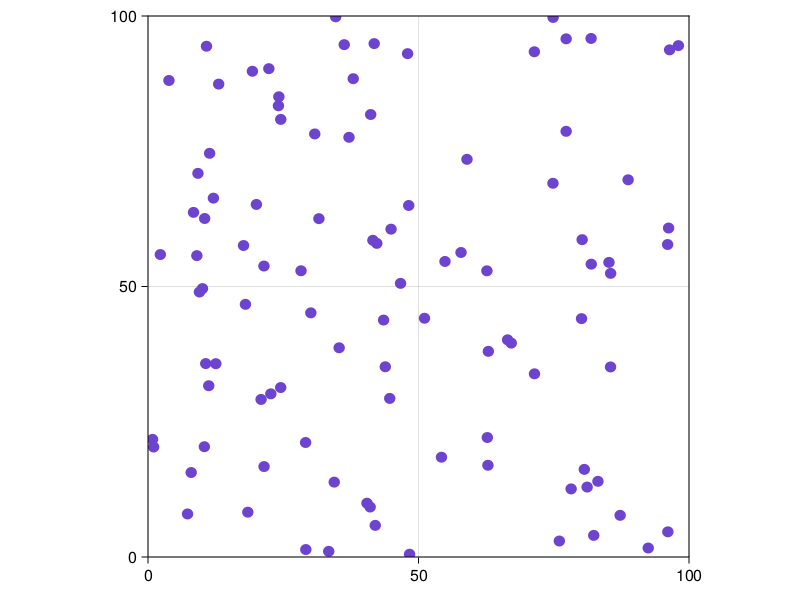

Write the Julia code that produced this figure.
###Introduction
#In this template, we generate an agent, but now it moves with some velocity and acceleration. However, the acceleration will be randomised at each time step and the velocity updated accordingly
#One thing that we're looking out for in particular is if we can update position, velocity and acceleration, which will be N tuples, with vectors generated from our ODE or movement gradient function. Actually no, in accordance with RK4, or even Euler integration, acceleration isn't an quantity we need to keep track of.

###Preliminaries
using Agents
using Random
using VoronoiCells
using GeometryBasics
using Plots

print("Packages loaded\n")

include("half_plane_alt.jl")
include("convex_hull.jl")

print("Both homemade files included\n")

rho = 100.0
initialised = 0
area_zero = zeros(Int64, 100)
rect = Rectangle(Point2(0,0), Point2(200, 200))
rect_bound = 200.0
moves_areas = [] #This is an array which will allow us to record all the areas and directions considered for each step, for each agent
no_move = ones(Int64, 100) #An array which will allow us to keep track of which agents never move
new_pos = [] #An array that will store the new positions of the agents for movement when we go to the model step
convex_hull_point = zeros(Int64, 100)
D = 9
sigma = 0.0

###Function that takes a vector and calculates the mean of the elements in the vector
function mean(v)
	total = 0.0
	for i in 1:length(v)
		total += v[i]
	end
	
	return total/length(v)
end


###Function that calculates the area of a voronoi cell given the vertices that
#comprise the cell.
function voronoi_area(ri, cell, rho)
       	Area = 0.0
	circle_area = 0.0
	circle_detected = 0
	segment_detected = 0
	balloon_detected = 0
	num_points = length(cell)
	if(num_points == 0)
		Area = pi*rho^2
		return Area
	end
	
	#=
	print(" The vertices for the cell are ")
	for i in 1:num_points
                                    vector_to_vertex = cell[i][1] .- ri
                                        angle_to_vertex = atan(vector_to_vertex[2], vector_to_vertex[1])
                                        print("$angle_to_vertex ")
                                        #print("$(atan(cell[i][1][2], cell[i][1][1])) ")
                                end
                                print("\n")
	=#

	#Iterate through successive pairs of vertices in the cell
	for i in 1:length(cell)
		#Use the shoestring formula to calcualte the area
		j = (i)%num_points+1
		xi = cell[i][1][1]
		yi = cell[i][1][2]
		xj = cell[j][1][1]
		yj = cell[j][1][2]
                Area += 0.5 * (yi + yj)* (xi - xj)
		#If the two vertices are actually intersects with the circle, then in addition to the area calculated from the shoestring formula, you should also add the area of the circle segment 
		if(cell[i][3] == 0 && cell[j][2] == 0) #If the forward line segment for intersect i aand the backward lines segment for intersect j is a circle, then we have a chord
			#print("Circle segments detected\n")
			circle_detected = 1
			chord_length = norm(cell[j][1] .- cell[i][1]) #Calculates the length of the chord between the two vertices lying on the bounding circle
			r = sqrt(rho^2 - (0.5 * chord_length)^2)
			h = rho - r
			circle_segment_area = rho^2*acos((rho-h)/rho) - (rho-h)*sqrt(2*rho*h-h^2) #Calculated according to Wolfram formula 
			
			vec_to_i = cell[i][1] .- ri
			vec_to_ip1 = cell[j][1] .- ri
			angle_to_i = atan(vec_to_i[2], vec_to_i[1])
			angle_to_ip1 = atan(vec_to_ip1[2], vec_to_ip1[1])
			theta = min((angle_to_ip1 - angle_to_i + 2*pi)%(2*pi), (angle_to_i - angle_to_ip1 + 2*pi)%(2*pi))
			alt_circle_segment_area = 0.5* rho^2 * (theta - sin(theta))
			if(abs(alt_circle_segment_area - circle_segment_area)/circle_segment_area > 0.01)
				print("Divergence in area calculated, the angle formula calculated $alt_circle_segment_area, the other $circle_segment_area")
				#exit()
			end

			#Check, if the agent position is inside the chord half plane. 
			chord_vector = cell[j][1] .- cell[i][1]
			chord_point = 0.5 .* chord_vector .+ cell[i][1]
			chord_half_plane = [atan(chord_vector[2], chord_vector[1]), chord_vector, chord_point, 0]
			if(num_points == 2)
                        	return pi*rho^2 - circle_segment_area
                        end
			if(outside(chord_half_plane, ri))
				balloon = pi*rho^2 - circle_segment_area
				balloon_detected = 1
				#=
				print("Ballon segment detected, balloon area was $balloon.\n")
				for i in 1:num_points
					vector_to_vertex = cell[i][1] .- ri
					angle_to_vertex = atan(vector_to_vertex[2], vector_to_vertex[1])
					print("$angle_to_vertex ")
				end
				
				print("\n")
				circle_area += balloon
				=#
			else 
				segment_detected = 1
				circle_area += circle_segment_area
			end
		end
	end
		#=	
		if(abs(Area)+circle_area > pi*rho^2 && initialised == 0)
			print("Conventional area exceeded for agent, circle detected? $circle_detected. Balloon detected? $balloon_detected. Segment detected? $segment_detected. The circle area was $circle_area and the normal area was $(abs(Area)).\n")
			exit()
		end
		=#
		return  abs(Area)+circle_area
end



###Function that determines the gradient of movement
function move_gradient(agent, model,  kn, q, m, rho)
	#Calculate the unit vector in the current direction of motion
	dt = model.dt
	unit_v = agent.vel ./ 1.0
	theta_0 = atan(unit_v[2], unit_v[1])
	agent_speed = 1.0
	vix = unit_v[1]
	viy = unit_v[2]
	positions = []
	all_agents_iterable = allagents(model)
	for neighbour in all_agents_iterable
		if(neighbour.id == agent.id)
			continue
		end
		pushfirst!(positions, neighbour.pos)	
	end		
	min_area = agent.A #The agent's current DOD area
	min_direction = [0.0, 0.0] #This is to set it so that the default direction of move is nowehere (stay in place)
	move_made = 0
	pos_area_array = []
	no_angles_considered = 0

	#Iterate through all the possible places the agent can move, keeping track of which one minimises area assuming static neighbour positions, though we make sure that if none of the moves optimises the current area, don't move at all
	#print("For agent $(agent.id), its min area is $min_area \n")
	for i in 0:(q-1) #For every direction
		conflict = 0
		direction_of_move = [cos(i*2*pi/q)*vix - sin(i*2*pi/q)*viy, sin(i*2*pi/q)*vix + cos(i*2*pi/q)*viy]
		angle_of_move = atan(direction_of_move[2], direction_of_move[1])
		rel_angle = ((angle_of_move - theta_0 + pi)+2*pi)%(2*pi) - pi
		if(abs(rel_angle) > (1)*2*pi/q)
			continue
		end
		no_angles_considered += 1
		for j in 1:m #For every position up to m
			new_agent_pos = agent.pos .+ j .* direction_of_move .* agent_speed .* dt
		
			#Check first if there are no other agents in the potential position, note that we don't need to keep updating nearest neighbours since we assume the neighbours of a given agent are static
			for neighbour_position in positions
				if norm(new_agent_pos .- neighbour_position) < 2 #If moving in this direction and this m causes a collision, don't consider a move in this direction
					conflict = 1
					break
				end			
			end
			
			if (conflict == 1)		
				continue
			end

			#If there are no other agents in the potential position (no conflicts), go ahead and evaluate the new DOD
                	agent_voronoi_cell = voronoi_cell(new_agent_pos, positions, rho) #Generates the set of vertices which define the voronoi cell
                	new_area = voronoi_area(new_agent_pos, agent_voronoi_cell, rho) #Finds the area of the agent's voronoi cell
			#print("Potential new area of $new_area\n")
			if (new_area < min_area)
                        	min_area = new_area
                        	#print("New min area, direction of $direction_of_move\n")
                        	min_direction = direction_of_move
                        	move_made = 1
                	end

		end
		
		#Check area calculation through voronoi package
		#=
		pack_positions = Vector{Point2{Float64}}(undef, nagents(model)) 
		for i in 1:nagents(model)-1
			pack_positions[i+1] = Point2(positions[i])
		end
		pack_positions[1] = Point2(pot_new_pos)
		tess = voronoicells(pack_positions, rect)
		tess_areas = voronoiarea(tess)
		if(abs(new_area-tess_areas[1]) > 0.1)
			print("Area check, our calculated area was $new_area, theirs was $(tess_areas[1])\n")
		end
		=#
		
		push!(pos_area_array, [angle_of_move, min_area])
	end

	push!(moves_areas[agent.id], [model.n, agent.A, pos_area_array])
	if(move_made == 1)
		no_move[agent.id] = 0
	end
	
	print("The number of angles considered was $no_angles_considered\n")
	#It really doesn't have to be like this, since  at least just for the simple SHH model of Dr.Algar, we can simply return a velocity
	kn[1] = (min_direction .* agent_speed)[1]
	kn[2] = (min_direction .* agent_speed)[2]
	
	#Create the noise addition
	epsilon = randn(model.rng, Float64, 2)
	epsilon_prime = randn(model.rng, Float64, 2)
	dW = sqrt(2*D*model.dt) .* (epsilon .- epsilon_prime)

	#Store the new position for updating in model step
	new_pos[agent.id] = min_direction .* agent_speed .* model.dt .+ agent.pos .+ sigma*dW
	if(new_pos[agent.id][1] > rect_bound || new_pos[agent.id][1] < 0.0 || new_pos[agent.id][2] > rect_bound || new_pos[agent.id][2] < 0.0)
		print("Agent $(agent.id) will step overbounds. This is for time step $(model.n), was the particle part of the convex hull? $(convex_hull_point[agent.id])\n")
		exit()
	end

	if(min_area > pi*rho^2)
		print("Conventional area exceeded by agent $(agent.id)\n")
	end
	return move_made
end



###Function for updating the convex hull, returns the points of the convex hull so the area of the convex hull can be calculated
function update_convex_hull(model)
	points = []
	all_agents_iterable = allagents(model)
	for agent in all_agents_iterable
		push!(points, [agent.pos[1], agent.pos[2], agent.id])
		#print("The point added was $([agent.pos[1], agent.pos[2], Int64(agent.id)]), the agent id is $(agent.id)\n")
	end
	
	for i in 1:nagents(model)
		convex_hull_point[i] = 0
	end

	CH = convex_hull(points)
	CH_for_area = []
	
	for point in CH
		convex_hull_point[Int64(point[3])] = 1
		push!(CH_for_area, [[point[1], point[2]], 1, 1]) #Note that the points used for the CH_for_area consists of the actual point itself and 1,1 because the voronoi area calcualtor we're going to use requires a 2 and 3 index, checking them to see if the points are circular. 
	end

	return CH_for_area
end



###Create the agent
mutable struct bird <: AbstractAgent
	id::Int
	pos::NTuple{2, Float64}
	vel::NTuple{2, Float64}
	A::Float64 #The area of the agent's DOD
end
	


print("Agent template created\n")



###Create the initialisation function
using Random #for reproducibility
function initialise(; seed = 123, no_birds = 100)
	#Create the space
	space = ContinuousSpace((200.0, 200.0); periodic = true)
	#Create the properties of the model
	properties = Dict(:t => 0.0, :dt => 1.0, :n => 0, :CHA => 0.0)
	
	#Create the rng
	rng = Random.MersenneTwister(seed)
	
	print("Before model\n")

	#Create the model
	model = ABM(
		bird, space; 
		properties, rng, scheduler = Schedulers.fastest
	)	


	#Generate random initial positions for each bird, then calculate the DoDs
	initial_positions = []
	pack_positions = Vector{Point2{Float64}}(undef, no_birds)
	for i in 1:no_birds
		rand_position = Tuple(100*rand(Float64, 2)) .+ (50.0, 50.0) 
		push!(initial_positions, rand_position)
		pack_positions[i] = Point2(rand_position)
		push!(moves_areas, [])
		push!(new_pos, (0.0, 0.0))
	end

	#Calculate the DOD based off the initial positions
	init_tess = voronoicells(pack_positions, rect)
	init_tess_areas = voronoiarea(init_tess)

	#Calculate the DoDs based off the initial positions
	#initial_dods = voronoi_area(initial_positions, rho)
	initial_dods = []
	for i in 1:no_birds
		print("\n\nCalculating initial DOD for agent $i.")
		ri  = initial_positions[i]
		neighbouring_positions = []
		for j in 1:no_birds
			if(i == j)
				continue 
			end
			push!(neighbouring_positions, initial_positions[j])
		end
		initial_cell = voronoi_cell(ri, neighbouring_positions, rho)
		initial_A = voronoi_area(ri, initial_cell, rho) 
		print("Initial DOD calculated to be $initial_A\n")
		if(abs(initial_A) > pi*rho^2)
			print("Conventional area exceeded by agent $(i)\n")
			exit()
		elseif initial_A < eps
			print("Effective area of 0. The cell was comprised of vertices $(initial_cell)\n")
			
			area_zero[i] = 1
		end
		if(abs(initial_A-init_tess_areas[i]) > eps)
			print("Difference in area calculated between our code and the voronoi package. Our code calculated $initial_A, theirs $(init_tess_areas[i])\n")
		end
		push!(initial_dods, initial_A)
	end
			

	#Now make the agents with their respective DoDs and add to the model
	total_area = 0.0
	for i in 1:no_birds
		agent = bird(i, initial_positions[i], Tuple(rand(Float64, 2)), initial_dods[i])
		agent.vel = agent.vel ./ norm(agent.vel)
		#print("Initial velocity of $(agent.vel) \n")
		add_agent!(agent, initial_positions[i], model)
		total_area += initial_dods[i]
	end	

	#Calculate the actual area of the convex hull of the group of birds
	convexhullbro = update_convex_hull(model)
	initial_convex_hull_area = voronoi_area(-1, convexhullbro, rho)
	model.CHA = initial_convex_hull_area
	packing_fraction = nagents(model)*pi*1^2/model.CHA
	print("Packing fraction at n = 0 is $(packing_fraction)\n")
	write(compac_frac_file, "$packing_fraction ")
	average_area = total_area / nagents(model)
        write(mean_a_file, "$average_area ")
	print("Initialisation complete. \n\n\n")
	global initialised = 1
	

	Plots.scatter(pack_positions, markersize = 6, label = "generators")
annotate!([(pack_positions[n][1] + 0.02, pack_positions[n][2] + 0.03, Plots.text(n)) for n in 1:no_birds])
display(Plots.plot!(init_tess, legend=:topleft))
savefig("voronoi_pack_init_tess.png")

	#Finally, plot the figure
	#=
	figure, _ = abmplot(model)	
	save("./Simulation_Images/shannon_flock_n_=_$(0)", figure)
	=#

	return model
end  



###Create the agent step function. This will call upon the force or acceleration function. I'm assuming that this function will be applied to each agent in turn
function agent_step!(agent, model)		
	#Update the agent position and velocities, but only if it is a 
	#print("Step!\n", agent.planet)
	dt = model.dt
	k1 = [0.0, 0.0, 0.0, 0.0]

	#Update the slopes, note that technically we should be using the vectorised dot operators, but Julia seems to allow us to be lazy when working with vectors
        #Now, why have we separated the position and velocity as two different vectors unlike PHYS4070? Because the pos is intrinsically a 2D vector for Julia Agents.
        move_made = move_gradient(agent, model, k1, 8, 100, rho)
	
	#Update the agent position and velocity
	new_agent_pos = Tuple(agent.pos .+ dt .* k1[1:2])
        new_agent_vel = Tuple(k1[1:2]) #So note that we're not doing incremental additions to the old velocity anymore, and that's because under Shannon's model, the velocity is just set automatically to whatever is needed to go to a better place. 
	change_in_position = new_agent_pos .- (agent.pos)
	if(move_made==1)
		agent.vel = new_agent_vel
	else 
		#print("No movement made, agent area was $(agent.A)\n")
	end
	#print("New agent pos of $new_agent_pos representing change of $change_in_position\n")
	#print(k1, "\n")
	#print(new_agent_pos, new_agent_vel, "\n")
	#move_agent!(agent, new_agent_pos, model)	
end
	



###Create the model_step function
function model_step!(model)
        all_agents_iterable = allagents(model)
        for agent in all_agents_iterable
                move_agent!(agent, Tuple(new_pos[agent.id]), model)
        end

        #Now recalculate the agent DODs based off their new positions
        total_area = 0.0
	for agent_i in all_agents_iterable
                neighbour_positions = []
                for agent_j in all_agents_iterable
                        if(agent_i.id == agent_j.id)
                                continue
                        end
                        push!(neighbour_positions, agent_j.pos)
                end
                ri = agent_i.pos
                new_cell_i = voronoi_cell(ri, neighbour_positions, rho)
                new_area = voronoi_area(ri, new_cell_i, rho)
                agent_i.A = new_area
		if(agent_i.A > pi*rho^2)
                        print("Conventional area exceeded for agent, circle detected? $circle_detected. Balloon detected? $balloon_detected. Segment detected? $segment_detected. The circle area was $circle_area and the normal area was $(abs(Area)).\n")
                        exit()
                end
		total_area += agent_i.A
        end
        
	#Now update the model's convex hull
	convexhullbro = update_convex_hull(model)
	convex_hull_area = voronoi_area(-1, convexhullbro, rho)
	model.CHA = convex_hull_area
	model.t += model.dt
        model.n += 1

	#Finally, plot the model after the step
	figure, _ = abmplot(model)
	save("./Simulation_Images/shannon_flock_n_=_$(model.n).png", figure)
	packing_fraction = nagents(model)*pi/model.CHA
	print("Packing fraction at n = $(model.n) is $(packing_fraction)\n")
	if(model.n < no_steps)
		write(compac_frac_file, "$packing_fraction ")
	else
		write(compac_frac_file, "$packing_fraction")
	end
	average_area = total_area / nagents(model)
	if(model.n < no_steps)
		write(mean_a_file, "$average_area ")
	else 
		write(mean_a_file, "$average_area")
	end
end

###Test the model has been initialised and works
using InteractiveDynamics
using CairoMakie # choosing a plotting backend


#=
###Initialise the model
model = initialise()
print("Number of agents is $(nagents(model))\n")

#=
###Test the model has been initialised and works
using InteractiveDynamics
using CairoMakie # choosing a plotting backend
=#


figure, _ = abmplot(model)
figure # returning the figure displays it
save("shannon_flock.png", figure)
=#	


###Animate
#model = initialise();

#=
abmvideo(
    "Shannon_flock.mp4", model, agent_step!, model_step!;
    framerate = 4, frames = 120,
    title = "Shannon flock"
)
=#


compac_frac_file = open("compaction_frac.txt", "w")
mean_a_file = open("mean_area.txt", "w")
no_steps = 500
no_simulations = 1
for i in 1:no_simulations
	model = initialise()
	figure, _ = abmplot(model)
        save("./Simulation_Images/shannon_flock_n_=_$(0).png", figure)
	step!(model, agent_step!, model_step!, no_steps)
	write(compac_frac_file, "\n")
	write(mean_a_file, "\n")
end

close(compac_frac_file)
close(mean_a_file)

compac_frac_file = open("compaction_frac.txt", "r")
mean_a_file = open("mean_area.txt", "r")


cf_array = []
ma_array = []

for i in 0:no_steps
	push!(cf_array, [])
	push!(ma_array, [])
end

cf_lines = readlines(compac_frac_file)
ma_lines = readlines(mean_a_file)


print("The first thing read from the compac_frac_file was $(cf_lines[1])\n")
for line in cf_lines
	split_line = parse.(Float64, split(line, " "))
        for i in 1:length(split_line)
		print("The element read was $(split_line[i])\n")
		push!(cf_array[i], split_line[i])
        end
end

for line in ma_lines
        split_line = parse.(Float64, split(line, " "))
        for i in 1:length(split_line)
                push!(ma_array[i], split_line[i])
        end
end

cf_ave_file = open("cf_ave.txt", "w")
ma_ave_file = open("ma_ave.txt", "w")

for i in 0:no_steps
	write(cf_ave_file, "$i $(mean(cf_array[i+1]))\n")
	write(ma_ave_file, "$i $(mean(ma_array[i+1]))\n")
end



